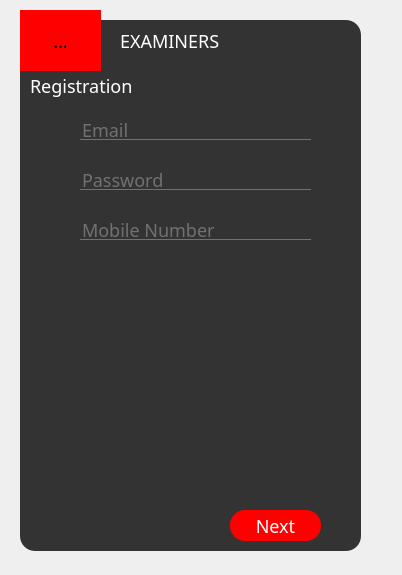
<?xml version="1.0" encoding="UTF-8"?>
<ui version="4.0">
 <class>SignUp_Form</class>
 <widget class="QWidget" name="SignUp_Form">
  <property name="geometry">
   <rect>
    <x>0</x>
    <y>0</y>
    <width>402</width>
    <height>575</height>
   </rect>
  </property>
  <property name="font">
   <font>
    <family>Modern No 20</family>
    <pointsize>-1</pointsize>
   </font>
  </property>
  <property name="windowTitle">
   <string>Form</string>
  </property>
  <property name="styleSheet">
   <string notr="true">*{
font-family:Modern No 20;
font-size:18px;
}

QFrame
{
background-color:#333;
border-radius:15px;
}
#SignUp_Form{
background:url(:/newPrefix/Blue.jpg);
}

QLabel
{
font-family:Monocorvosia;
font-size:34px;
color:white;
}

QPushButton
{

background-color:red;
border-radius:14px;

}

QToolButton
{

background-color:red;
border-radius:84px;

}

QPushButton
{
font-size:14 px;
color:white;
border-radius:15px;
}
QPushButton:hover
{
color:red;
border-radius:15px;
background:#49ebff;
}

QLabel
{
font-size:18px;
}

QLineEdit
{
background:transparent;
border:none;
color:#717072;
border-bottom:1px solid#717072;

}
</string>
  </property>
  <widget class="QFrame" name="frame">
   <property name="geometry">
    <rect>
     <x>20</x>
     <y>20</y>
     <width>341</width>
     <height>531</height>
    </rect>
   </property>
   <property name="frameShape">
    <enum>QFrame::StyledPanel</enum>
   </property>
   <property name="frameShadow">
    <enum>QFrame::Raised</enum>
   </property>
   <widget class="QLabel" name="heading_label">
    <property name="geometry">
     <rect>
      <x>100</x>
      <y>0</y>
      <width>191</width>
      <height>41</height>
     </rect>
    </property>
    <property name="font">
     <font>
      <family>Monocorvosia</family>
      <pointsize>-1</pointsize>
     </font>
    </property>
    <property name="text">
     <string>EXAMINERS</string>
    </property>
    <property name="textFormat">
     <enum>Qt::PlainText</enum>
    </property>
   </widget>
   <widget class="QPushButton" name="Next_btn">
    <property name="geometry">
     <rect>
      <x>210</x>
      <y>490</y>
      <width>91</width>
      <height>31</height>
     </rect>
    </property>
    <property name="text">
     <string>Next</string>
    </property>
   </widget>
   <widget class="QLabel" name="newmem_label">
    <property name="geometry">
     <rect>
      <x>10</x>
      <y>50</y>
      <width>171</width>
      <height>31</height>
     </rect>
    </property>
    <property name="text">
     <string>Registration</string>
    </property>
   </widget>
   <widget class="QLineEdit" name="email">
    <property name="geometry">
     <rect>
      <x>60</x>
      <y>100</y>
      <width>231</width>
      <height>20</height>
     </rect>
    </property>
    <property name="text">
     <string>Email</string>
    </property>
    <property name="placeholderText">
     <string>Full Name</string>
    </property>
   </widget>
   <widget class="QLineEdit" name="password">
    <property name="geometry">
     <rect>
      <x>60</x>
      <y>150</y>
      <width>231</width>
      <height>20</height>
     </rect>
    </property>
    <property name="text">
     <string>Password</string>
    </property>
    <property name="placeholderText">
     <string>Full Name</string>
    </property>
   </widget>
   <widget class="QLineEdit" name="mobile">
    <property name="geometry">
     <rect>
      <x>60</x>
      <y>200</y>
      <width>231</width>
      <height>20</height>
     </rect>
    </property>
    <property name="text">
     <string>Mobile Number</string>
    </property>
    <property name="placeholderText">
     <string>Full Name</string>
    </property>
   </widget>
  </widget>
  <widget class="QToolButton" name="toolButton">
   <property name="geometry">
    <rect>
     <x>20</x>
     <y>10</y>
     <width>81</width>
     <height>61</height>
    </rect>
   </property>
   <property name="text">
    <string>...</string>
   </property>
   <property name="icon">
    <iconset resource="logo.qrc">
     <normaloff>:/newPrefix/logo.png</normaloff>:/newPrefix/logo.png</iconset>
   </property>
   <property name="iconSize">
    <size>
     <width>123</width>
     <height>123</height>
    </size>
   </property>
  </widget>
 </widget>
 <resources>
  <include location="logo.qrc"/>
  <include location="blue.qrc"/>
 </resources>
 <connections/>
</ui>
